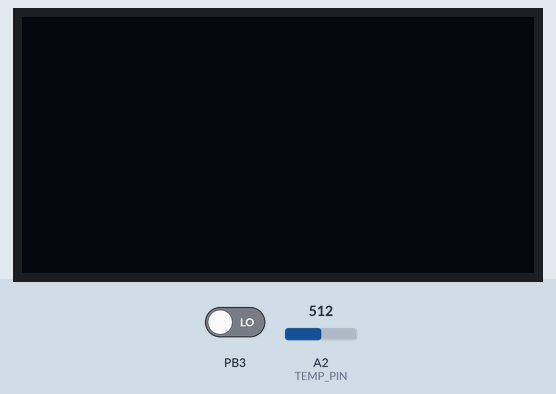
Simulated run of this sketch. Board: ATtiny85, built with avr-gcc and run on an emulated ATtiny85. On the bench: 128×64 one-colour display. Wiring (inferred from the names in the program): I2C bus: SDA PB0; SCL PB2; SSD1306 OLED at I2C address 0x3C. The inputs (shaded band) are chosen by the test bench; at power-on: PB3 LOW, A2 (TEMP_PIN) = 512.

Above: at 2.7 s.
2.8 s: PB3 driven HIGH
At 5.5 s:
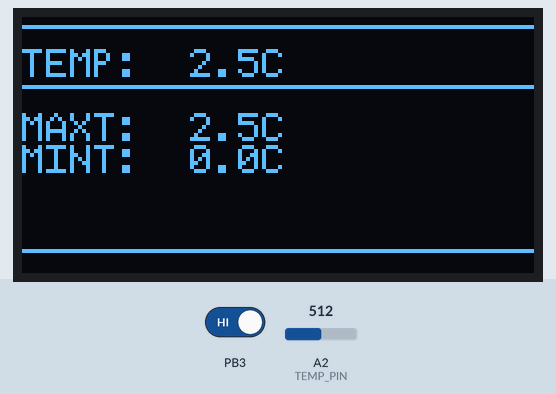
5.8 s: A2 (TEMP_PIN) set to 598
At 6.36 s:
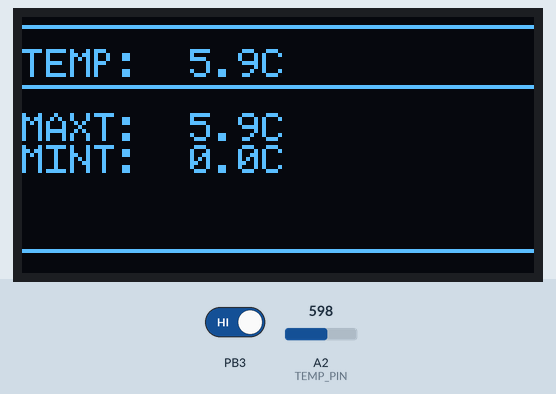
7.5 s: A2 (TEMP_PIN) set to 623
At 9.53 s:
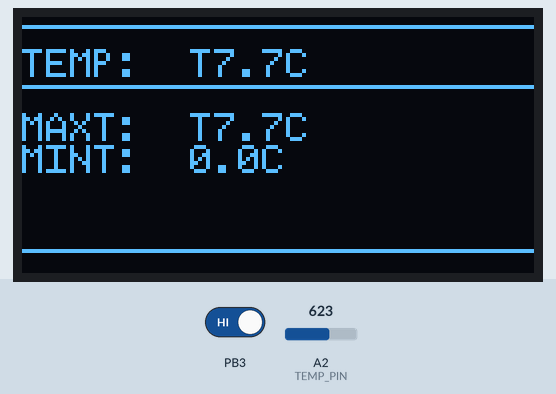
10.5 s: A2 (TEMP_PIN) set to 511
At 11.7 s:
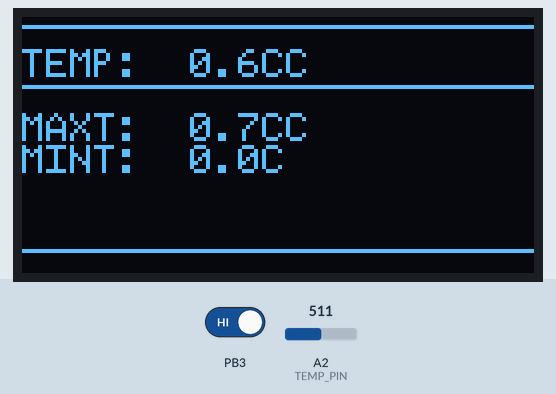
Timing chart, 0 to 13.5 s (numbered marks = the images above; inputs shaded):
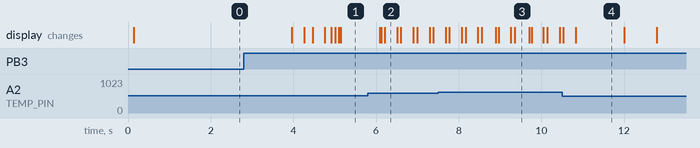

The sketch:

ATTiny85_Temp_OLED.ino
```cpp
#include <avr/sleep.h>
#include <avr/interrupt.h>

// Pin definitions for ATTIny 85 Port B
#define SDA_PIN        0  // PB0, Pin  (OLED SDA)
#define SCL_PIN        2  // PB2, Pin 7 (OLED SCL)
#define TEMP_PIN        A2 // PB4, ADC2 (LM60 Vout)
#define TEMP_POWER_PIN 1  // PB1, Pin 6 (LM60 VCC)
#define SWITCH_PIN     A3 // PB3, Pin 2 (Switch)

//I2C port alias
//PORTB starts out as 0x00, 00000000
#define SDA_PORT PORTB
#define SCL_PORT PORTB

// SSD1306 I2C address
#define OLED_ADDRESS 0x3C // SSD1306 I2C address

//Timing Constants
#define I2C_DELAY_US       15    // Microseconds for I2C timing
#define oledInit_DELAY    500   // Milliseconds for OLED initialization
#define OLED_CHAR_DELAY    10    // Milliseconds between OLED characters
#define TEMP_WARMUP_MS     20    // Milliseconds for LM60 stabilization
#define SWITCH_DEBOUNCE_MS 100   //Delay to capture switch push response
#define DISPLAY_TIMEOUT_MS 60000 // 60 seconds in milliseconds
#define LOOP_DELAY_MS      100   // Main loop delay for responsiveness

// Temperature Sensor Limits
#define TEMP_MAX_C 120  // Maximum temperature (°C)
#define TEMP_MIN_C -30  // Minimum temperature (°C)

//Temperature Array (for Average) size
#define TEMP_WINDOW_SIZE 20

// Font Table (5x7, 0-9, ., space, C, T, E, M, P, -, :, F, A, X, I, N)
const uint8_t font5x7[] PROGMEM = {
  0x3E, 0x51, 0x49, 0x45, 0x3E, // 0
  0x00, 0x42, 0x7F, 0x40, 0x00, // 1
  0x42, 0x61, 0x51, 0x49, 0x46, // 2
  0x21, 0x41, 0x45, 0x4B, 0x31, // 3
  0x18, 0x14, 0x12, 0x7F, 0x10, // 4
  0x27, 0x45, 0x45, 0x45, 0x39, // 5
  0x3C, 0x4A, 0x49, 0x49, 0x30, // 6
  0x01, 0x71, 0x09, 0x05, 0x03, // 7
  0x36, 0x49, 0x49, 0x49, 0x36, // 8
  0x06, 0x49, 0x49, 0x29, 0x1E, // 9
  0x00, 0x60, 0x60, 0x00, 0x00, // .
  0x00, 0x00, 0x00, 0x00, 0x00, // space
  0x3E, 0x41, 0x41, 0x41, 0x22, // C
  0x01, 0x01, 0x7F, 0x01, 0x01, // T
  0x7F, 0X49, 0X49, 0X49, 0X41, // E
  0X7F, 0X02, 0X04, 0X02, 0X7F, // M
  0X7F, 0X09, 0X09, 0X06, 0X00, // P
  0x08, 0x08, 0x08, 0x08, 0x08, // -
  0x00, 0x66, 0x66, 0x00, 0x00, // :
  0x7F, 0x09, 0x09, 0x09, 0x01, // F
  0x7C, 0x12, 0x11, 0x12, 0x7C, // A
  0x63, 0x14, 0x08, 0x14, 0x63, // X
  0x41, 0x41, 0x7F, 0x41, 0x41, // I
  0x7F, 0x04, 0x08, 0x10, 0x7F  // N
};

// Global Variables
enum TempUnit {Celsius, Fahrenheit};
struct {
  TempUnit unit = Fahrenheit; // Current Temperature unit
  float maxTempC = TEMP_MIN_C;  // Maximum temperature (°C)
  float minTempC = TEMP_MAX_C; // Minimum temperature (°C)
  float maxTempF; // Maximum temperature (°F)
  float minTempF; // Minimum temperature (°F)
  float averageTempC; // Average temperature (°C)
  float averageTempF;  // Average temperature (°F)
  float arrayTemps[TEMP_WINDOW_SIZE]; // Array of temperatures (°C)
} tempState;

struct {
  bool active = false;  // Display on/off state
  unsigned long startTime = 0; // Time display was activated
} displayState;

struct {
  int current = LOW; // Current switch state
  int last = LOW; // Previous switch state
  unsigned long lastDebounceTime = 0; // Last debounce time
} switchState;

//I2C Functions
void i2cStart() {
  // |= is an bitwise or | and assignment =,
  // << bit shifts 1 by SDA_PIN amount
  // SDA_PIN = 0, or 0000
  // Shift 1 (0001) left by SDA_PIN positions -> 0001 = 2
  // SDAPORT = PORTB
  // then a bitwise or happens, where if either bit is 1, the result is 1
  // if both are zero, then zero
  //then SDA_Port = the bitwise or result
  //result = SDA(PB)) is set high. Idle state for i2c.
  SDA_PORT |= (1 << SDA_PIN);
  SCL_PORT |= (1 << SCL_PIN);
  delayMicroseconds(5); // Ensure timing
  SDA_PORT &= ~(1 << SDA_PIN);
  SCL_PORT &= ~(1 << SCL_PIN);
  delayMicroseconds(I2C_DELAY_US); // Ensure timing
}

void i2cStop() {
  SDA_PORT &= ~(1 << SDA_PIN);
  SCL_PORT |= (1 << SCL_PIN);
  SDA_PORT |= (1 << SDA_PIN);
  delayMicroseconds(I2C_DELAY_US); // Ensure timing
}

void i2cWrite(uint8_t data) {
  for (uint8_t i = 8; i > 0; i--) {
    if (data & 0x80) SDA_PORT |= (1 << SDA_PIN);
    else SDA_PORT &= ~(1 << SDA_PIN);
    delayMicroseconds(I2C_DELAY_US); // Ensure timing
    SCL_PORT |= (1 << SCL_PIN);
    delayMicroseconds(I2C_DELAY_US); // Ensure timing
    SCL_PORT &= ~(1 << SCL_PIN);
    data <<= 1;
  }
  SDA_PORT |= (1 << SDA_PIN); // Release SDA for ACK
  delayMicroseconds(I2C_DELAY_US); // Ensure timing
  SCL_PORT |= (1 << SCL_PIN);
  delayMicroseconds(I2C_DELAY_US); // Ensure timing
  SCL_PORT &= ~(1 << SCL_PIN);
}

void oledCommand(uint8_t cmd) {
  i2cStart();
  i2cWrite(OLED_ADDRESS << 1);
  i2cWrite(0x00); // Command byte
  i2cWrite(cmd);
  i2cStop();
}

void oledData(uint8_t data) {
  i2cStart();
  i2cWrite(OLED_ADDRESS << 1);
  i2cWrite(0x40); // Data byte
  i2cWrite(data);
  i2cStop();
}

void oledInit() {
  DDRB |= (1 << SDA_PIN) | (1 << SCL_PIN); // Set SDA and SCL as outputs
  PORTB |= (1 << SDA_PIN) | (1 << SCL_PIN); // Pull high
  delay(100); // Wait for OLED to power up
  oledCommand(0xAE); // Display off
  oledCommand(0xD5); oledCommand(0x80); // Clock div
  oledCommand(0xA8); oledCommand(0x3F); // Multiplex
  oledCommand(0xD3); oledCommand(0x00); // Offset
  oledCommand(0x40); // Start line
  oledCommand(0x8D); oledCommand(0x14); // Charge pump
  oledCommand(0x20); oledCommand(0x00); // Memory mode
  oledCommand(0xA1); // Seg remap
  oledCommand(0xC8); // COM scan dir
  oledCommand(0xDA); oledCommand(0x12); // COM pins
  oledCommand(0x81); oledCommand(0xCF); // Contrast
  oledCommand(0xD9); oledCommand(0xF1); // Precharge
  oledCommand(0xDB); oledCommand(0x40); // VCOMH
  oledCommand(0xA4); // Entire display on
  oledCommand(0xA6); // Normal display
  oledCommand(0xAF); // Display on
  delay(oledInit_DELAY);// Delay after initialization
}

void oledSetCursor(uint8_t x, uint8_t page) {
  oledCommand(0xB0 | page); // Set page (0-7 for 128x64)
  oledCommand(x & 0x0F);    // Lower column
  oledCommand(0x10 | (x >> 4)); // Upper column
}

void oledClear() {
  for (uint8_t p = 0; p < 8; p++) {
    oledSetCursor(0, p);
    for (uint8_t i = 0; i < 128; i++) oledData(0x00);
  }
}

void oledPrintChar(char c) {
  uint8_t index;
  if (c >= '0' && c <= '9') index = (c - '0') * 5;      // 0-9
  else if (c == '.') index = 10 * 5;                    // .
  else if (c == ' ') index = 11 * 5;                    // space
  else if (c == 'C') index = 12 * 5;                    // C
  else if (c == 'T') index = 13 * 5;                    // T
  else if (c == 'E') index = 14 * 5;                    // E
  else if (c == 'M') index = 15 * 5;                    // M
  else if (c == 'P') index = 16 * 5;                    // P
  else if (c == '-') index = 17 * 5;                    // -
  else if (c == ':') index = 18 * 5;                    // :
  else if (c == 'F') index = 19 * 5;                    // F
  else if (c == 'A') index = 20 * 5;                    // A
  else if (c == 'X') index = 21 * 5;                    // X
  else if (c == 'I') index = 22 * 5;                    // I
  else if (c == 'N') index = 23 * 5;                    // N
  else return;

  for (uint8_t i = 0; i < 5; i++) {
    oledData(pgm_read_byte(&font5x7[index + i]));
  }
  oledData(0x00); // Space between characters
}

void oledPrintString(const char* str) {
  while (*str) {
    oledPrintChar(*str++);
    delay(OLED_CHAR_DELAY);
  }
}

void oledDrawBar(uint8_t x_start, uint8_t page, uint8_t length) {
  oledSetCursor(x_start, page); // Set starting position
  for (uint8_t i = 0; i < length; i++) {
    oledData(0xFF); // Solid 8-pixel-tall bar segment
  }
  // Fill the rest of the row with empty space (optional)
  for (uint8_t i = length; i < 128 - x_start; i++) {
    oledData(0x00);
  }
}

void oledDrawHorizontalDivider(uint8_t page, uint8_t row) {
  oledSetCursor(0, page); // Set to start of the specified page
  uint8_t pattern = 1 << row; // Bitwise shift to set the specific row (0-7) within the page
  for (uint8_t i = 0; i < 128; i++) {
    oledData(pattern); // Draw a 1-pixel-tall line across all 128 columns
  }
}
//TODO: oledDrawVerticalDivider not used
void oledDrawVerticalDivider(uint8_t column) {
  for (uint8_t page = 0; page < 8; page++) {
    oledSetCursor(column, page); // Set to the specified column on each page
    oledData(0xFF); // Turn on all 8 pixels in this column for this page
  }
}

// Temperature Sensor Functions
void powerTempSensor(bool enable) {
  if (enable) {
    PORTB |= (1 << TEMP_POWER_PIN); // Power on LM60
  } else {
    PORTB &= ~(1 << TEMP_POWER_PIN); // Power off LM60
  }
}

float readTemperatureC(uint8_t pin) {
  powerTempSensor(true);
  delay(TEMP_WARMUP_MS);
  int analogValue = analogRead(pin);
  float voltage = (analogValue * 5.0) / 1023;
  float tempC = (voltage * 1000 - 424) / 6.25; // LM60 formula
  powerTempSensor(false);
  return tempC;
}

float celsiusToFahrenheit(float tempC) {
  return (tempC * 1.8) + 32.0; // F = (C * 9/50) +32
}

void tempToString(float temp, char* str, TempUnit unit) {
  int tempInt = 0;
  str[0] = (temp < 0) ? '-' : ' ';
  if (temp < 0) temp = -temp;
  tempInt = temp * 10;
  str[1] = (tempInt / 100) ? (tempInt / 100) + '0' : ' ';
  str[2] = ((tempInt / 10) % 10) + '0';
  str[3] = '.';
  str[4] = (tempInt % 10) + '0';
  str[5] = (unit == Celsius) ? 'C' : 'F';
  str[6] = '\0';
}

// Low-Power Functions
void enterLowPowerMode() {
  powerTempSensor(false);
  oledCommand(0xAE); // Display off
  ADCSRA &= ~(1 << ADEN); // Disable ADC
  set_sleep_mode(SLEEP_MODE_PWR_DOWN);
  sleep_enable();
  sleep_mode();
  sleep_disable();
  ADCSRA |= (1 << ADEN); // Re-enable ADC
}

void wakeFromLowPowerMode() {
  oledCommand(0xAF); // Display on
  oledClear();
  oledDrawHorizontalDivider(0, 2);
  oledSetCursor(0, 1);
  oledPrintString("TEMP: ");
  oledDrawHorizontalDivider(2, 1);
  oledSetCursor(0, 3);
  oledPrintString("MAXT: ");
  oledSetCursor(0, 4);
  oledPrintString("MINT: ");
  oledDrawHorizontalDivider(7, 2);
}

// Interrupt Handler (Service Routine)
volatile bool wakeUp = false;
ISR(PCINT0_vect) {
  wakeUp = true;
}

// Hardware Initialization
void initPorts() {
  // Step 1: Set data direction (DDRB)
  // 1 = output, 0 = input
  // PB0 (SDA) and PB2 (SCL) as outputs, PB4 (temp sensor) as input
  DDRB = (1 << SDA_PIN) | (1 << SCL_PIN) | (1 << TEMP_POWER_PIN); // Outputs: PB0, PB2, PB1
  // Binary: 00000101 (PB2 and PB0 are outputs)

  // Step 2: Set initial states (PORTB)
  // For outputs: 1 = high, 0 = low
  // For inputs: 1 = pull-up enabled, 0 = no pull-up
  // SDA and SCL high (I2C idle), no pull-up on SWITCH_PIN (PB3) unless desired
  PORTB = (1 << SDA_PIN) | (1 << SCL_PIN); // High: PB0, PB2 (I2C idle)
  // Binary: 00000101 (PB2 and PB0 high, others low)
  // Optional: Enable pull-up on SWITCH_PIN (PB3) if your switch is active-low
  // PORTB |= (1 << SWITCH_PIN); // Uncomment this if you need a pull-up
}

void initInterrupts() {
  GIMSK |= (1 << PCIE); // Enable pin change interrupts
  PCMSK |= (1 << PCINT3); // Enable PCINT3 (PB3)
  sei(); // Enable global interrupts
}

// Switch Handling
bool handleSwitch() {
  static int lastSwitchVal = LOW;
  // Read PB3 (SWITCH_PIN) directly from PINB
  int switchVal = digitalRead(SWITCH_PIN); // HIGH if PB3 is 1, LOW if 0
  bool switchPressed = false;

  if (switchVal != lastSwitchVal) {
    switchState.lastDebounceTime = millis();
  }

  if ((millis() - switchState.lastDebounceTime) > SWITCH_DEBOUNCE_MS) {
    if (switchVal != switchState.current) {
      switchState.current = switchVal;
      if (switchState.current == HIGH) {
        switchPressed = true;
      }
    }
  }
  lastSwitchVal = switchVal;
  return switchPressed;
}

void updateTemperatureAverage(float tempC){
  float sumForAverageTempC = 0.0;
  for (int i = (TEMP_WINDOW_SIZE - 1); i >= 0; i--){
    if (i == 0){
      tempState.arrayTemps[i] = tempC;
    }
    else{
      tempState.arrayTemps[i] = tempState.arrayTemps[i-1];
    }
    sumForAverageTempC = sumForAverageTempC + tempState.arrayTemps[i];
  }
  tempState.averageTempC = sumForAverageTempC / TEMP_WINDOW_SIZE;
}

// Temperature and Display Update
void updateTemperatureAndDisplay() {
  float tempReadingC = readTemperatureC(TEMP_PIN);
  updateTemperatureAverage(tempReadingC);
  float tempC = tempState.averageTempC;
  float tempF = celsiusToFahrenheit(tempC);

  if (tempC > tempState.maxTempC) {
    tempState.maxTempC = tempC;
    tempState.maxTempF = tempF;
  }
  if (tempC < tempState.minTempC) {
    tempState.minTempC = tempC;
    tempState.minTempF = tempF;
  }

  char tempStr[7], maxTempStr[7], minTempStr[7];
  tempToString(tempC, tempStr, Celsius);
  tempToString(tempState.maxTempC, maxTempStr, Celsius);
  tempToString(tempState.minTempC, minTempStr, Celsius);

  if (tempState.unit == Fahrenheit) {
    tempToString(tempF, tempStr, Fahrenheit);
    tempToString(tempState.maxTempF, maxTempStr, Fahrenheit);
    tempToString(tempState.minTempF, minTempStr, Fahrenheit);
  }

  oledSetCursor(36, 1);
  oledPrintString(tempStr);
  oledSetCursor(36, 3);
  oledPrintString(maxTempStr);
  oledSetCursor(36, 4);
  oledPrintString(minTempStr);
}

void setup() {
  tempState.maxTempF = celsiusToFahrenheit(tempState.maxTempC);
  tempState.minTempF = celsiusToFahrenheit(tempState.minTempC);
  tempState.averageTempC = readTemperatureC(TEMP_PIN);
  tempState.averageTempF = celsiusToFahrenheit(tempState.averageTempC);

  for (int i = 0;i < TEMP_WINDOW_SIZE; i++){
    tempState.arrayTemps[i] =  tempState.averageTempC;
  }

  initPorts();
  analogReference(DEFAULT);
  oledInit();
  oledClear();
  oledCommand(0xAE); // Start with display off
  initInterrupts();
}

void loop() {
  if (wakeUp && !displayState.active) {
    wakeUp = false;
    wakeFromLowPowerMode();
    displayState.active = true;
    displayState.startTime = millis();
  }

  if (handleSwitch()) {
    if (!displayState.active) {
      wakeFromLowPowerMode();
      displayState.active = true;
      displayState.startTime = millis();
    }
    tempState.unit = (tempState.unit == Celsius) ? Fahrenheit : Celsius;
  }

  if (displayState.active) {
    updateTemperatureAndDisplay();
    if (millis() - displayState.startTime >= DISPLAY_TIMEOUT_MS) {
      enterLowPowerMode();
      displayState.active = false;
    }
  }

  delay(LOOP_DELAY_MS);
}
```

Measured:
- the behaviour switches between 612 and 613 on A2 (TEMP_PIN) (found by bisection; images 2 and 3)
- after the input at 2.8 s, the display: first changes after 1.2 s (image 1 shows a later state)
- after the input at 5.8 s, the display: first changes after 0.29 s (image 2 shows a later state)
- what the display in image 4 shows lasts 1.2 s, from 10.8 s to 12.0 s
